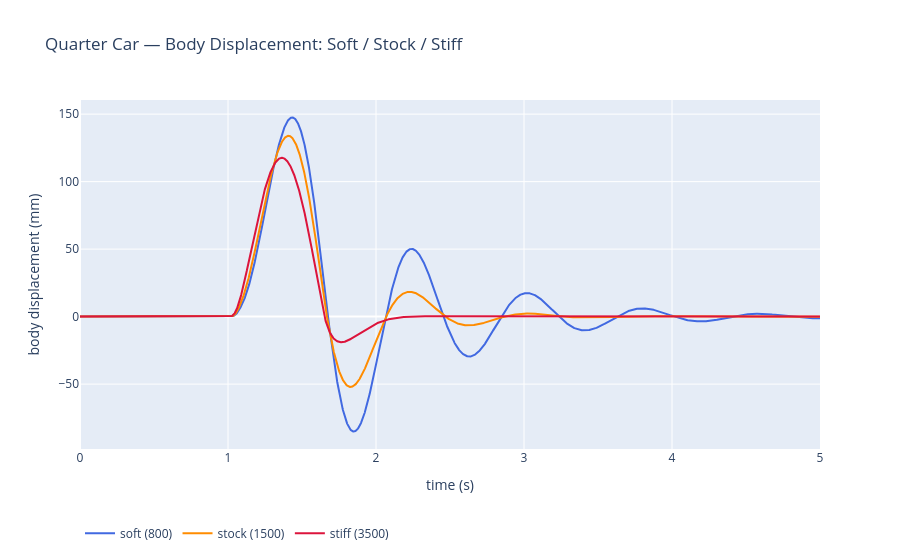

Notebook source saved alongside this figure:
### Code cell
# Overlay body displacement for soft / stock / stiff
import plotly.graph_objects as go

colors = {'soft (800)': 'royalblue', 'stock (1500)': 'darkorange', 'stiff (3500)': 'crimson'}
fig2 = go.Figure()
for label, r in passive_results.items():
    fig2.add_trace(go.Scatter(
        x=r.time, y=r.state[:, 0] * 1000,
        mode='lines', name=label, line={'color': colors[label]},
    ))
fig2.update_layout(
    title='Quarter Car — Body Displacement: Soft / Stock / Stiff',
    xaxis_title='time (s)', yaxis_title='body displacement (mm)',
    legend={'orientation': 'h', 'y': -0.2},
)
fig2.show()
fig2.write_image(str(IMG_DIR / 'qc_damping_sweep.png'), width=1200, height=500, scale=2)

### Figure 1 — Plotly figure (JSON) as saved in the notebook; plotly's stock layout.template omitted (floating-point values rounded to 4 significant figures; data arrays with more than 128 entries replaced by an {"elided": "..."} marker saying what was removed)
{"data": [{"line": {"color": "royalblue"}, "mode": "lines", "name": "soft (800)", "type": "scatter", "x": {"elided": "5001 float values"}, "y": {"elided": "5001 float values"}}, {"line": {"color": "darkorange"}, "mode": "lines", "name": "stock (1500)", "type": "scatter", "x": {"elided": "5001 float values"}, "y": {"elided": "5001 float values"}}, {"line": {"color": "crimson"}, "mode": "lines", "name": "stiff (3500)", "type": "scatter", "x": {"elided": "5001 float values"}, "y": {"elided": "5001 float values"}}], "layout": {"legend": {"orientation": "h", "y": -0.2}, "title": {"text": "Quarter Car — Body Displacement: Soft / Stock / Stiff"}, "xaxis": {"title": {"text": "time (s)"}}, "yaxis": {"title": {"text": "body displacement (mm)"}}}}
